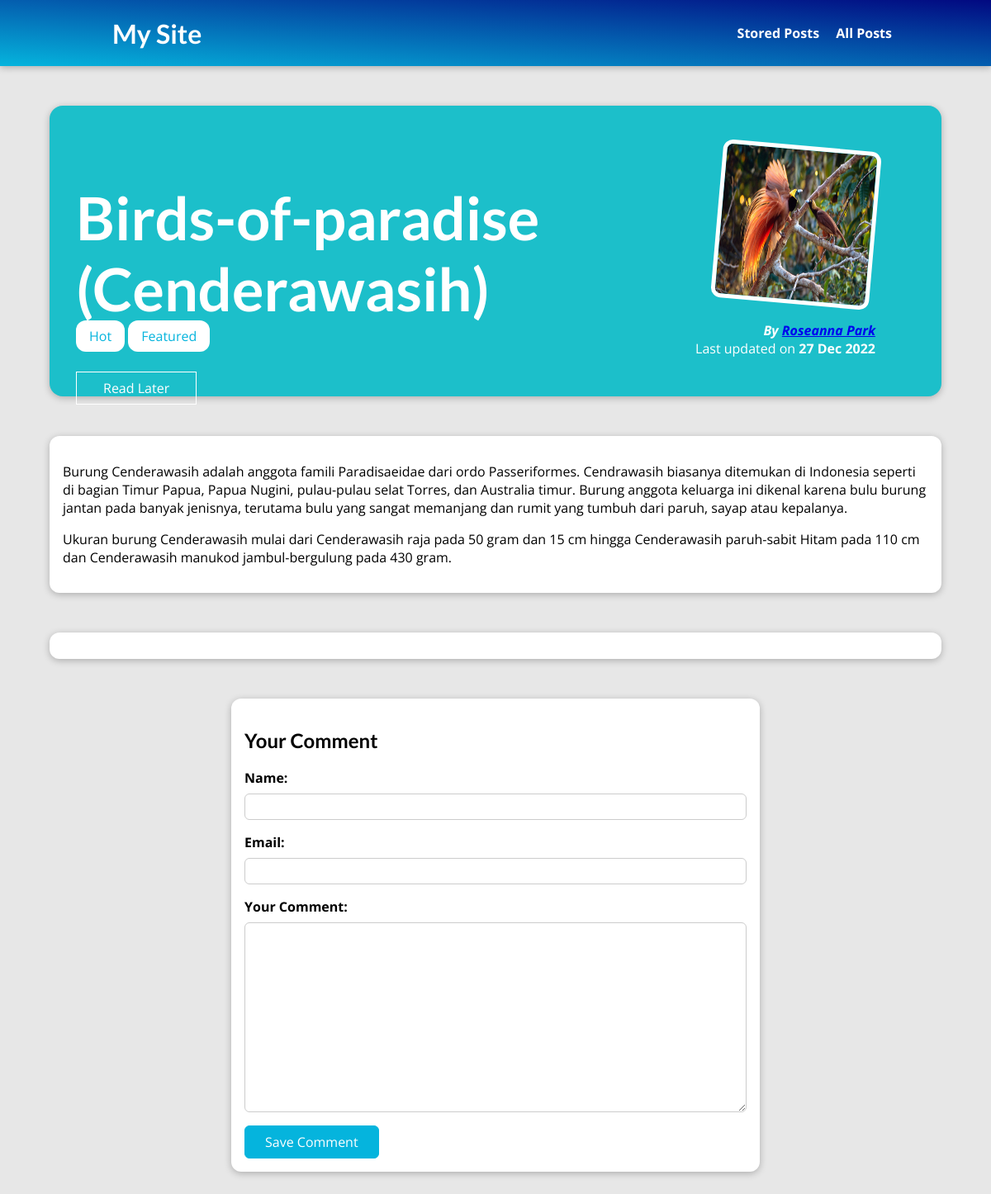
/post/birds-of-paradise-cenderawasih, run on the app's committed database.
### new_blog/models.py (models this page shows, shortened)
class Post(models.Model):
    title = models.CharField(max_length=150)
    excerpt = models.CharField(max_length=200)
    image = models.ImageField(upload_to="posts", null=True)
    date = models.DateField(auto_now=True)
    slug = models.SlugField(unique=True, db_index=True)
    content = models.TextField(validators=[MinLengthValidator(10)])
    author = models.ForeignKey(Author, on_delete=models.SET_NULL, null=True, related_name="posts")
    tags = models.ManyToManyField(Tag)

class Tag(models.Model):
    caption = models.CharField(max_length=20)

class Author(models.Model):
    first_name = models.CharField(max_length=100)
    last_name = models.CharField(max_length=100)
    email_address = models.EmailField()
    def full_name(self):
        return f"{self.first_name} {self.last_name}"
    def __str__(self):
        return self.full_name()

### new_blog/views.py (the view, shortened to what this page needs)
# urls.py: path("post/<slug:slug>", views.SinglePostView.as_view(), name="post-detail-page"),  #post/my-first-post
class SinglePostView(DetailView):
    def is_stored_post(self, request, post_id):
        stored_posts = request.session.get("stored_posts")
        if stored_posts is not None:
            is_saved_for_later = post_id in stored_posts
        else:
            is_saved_for_later = False
        return is_saved_for_later
    def get(self, request, slug):
        post = Post.objects.get(slug=slug)
        context = {
            "post": post,
            "post_tags": post.tags.all(),
            "comment_form": CommentForm(),
            "comments": post.comments.all().order_by("-id"),
            "saved_for_later": self.is_stored_post(request, post.id)
        }
        return render(request, "new_blog/post_details.html", context)

### new_blog/forms.py
class CommentForm(forms.ModelForm):
    class Meta:
        model = Comment
        exclude = ["post"]
        labels = {
            "user_name": "Name",
            "user_email": "Email",
            "text": "Your Comment"
        }

### new_blog/templates/new_blog/post_details.html (shortened to what this page needs)
{% extends "base.html" %}
{% load static %}
{% block css_files %}
    <link rel="stylesheet" href="{% static "new_blog/post_details.css" %}" />
{% endblock %}
{% block content %}
    <section id="summary">
        <h2>{{ post.title }}</h2>
        <div>
            {% for tag in post_tags %}
                <span class="tag">{{ tag.caption }}</span>
            {% endfor %}
        </div>
        <div id="read-later">
            <form action="{% url "read-later" %}" method="POST">
                <button>
                    {% if saved_for_later %}
                        Remove from "Read Later" List
                    {% else %}
                        Read Later
                    {% endif %}
                </button>
            </form>
        </div>
        <article>
            <img src="{{ post.image.url}}" alt="{{ post.title }}" />
            <address>By <a href="mailto:{{ post.author.email_address }}">{{ post.author }}</a></address>
            <div>
                Last updated on <time>{{ post.date|date:"d M Y" }}</time>
            </div>
        </article>
    </section>
    <main>
        {{ post.content|linebreaks }}
    </main>
    <section id="comments">
    </section>
    <section id="comment-form">
        <h2>Your Comment</h2>
        <form action="{% url "post-detail-page" post.slug %}" method="POST">
            {% for form_field in comment_form %}
            <div class="form-control"{% if form_field.errors %}invalid{% endif %}>
                {{ form_field.label_tag }}
                {{ form_field }}
            </div>
            {% endfor %}
            <button>Save Comment</button>
        </form>
    </section>
{% endblock %}

### templates/base.html (shortened to what this page needs)
{% load static %}
<!DOCTYPE html>
<html lang="en">
<head>
    <link rel="stylesheet" href="{% static "app.css" %}">
    {% block css_files %}{% endblock %}
</head>
<body>
    <header id="main-navigation">
        <h1><a href="{% url "starting-page" %}">My Site</a></h1>
        <nav>
            <a href="{% url "read-later" %}">Stored Posts</a>
            <a href="{% url "posts-page" %}">All Posts</a>
        </nav>
    </header>
    {% block content %}
    {% endblock %}
</body>
</html>

### static/app.css (style rules this page uses)
* { box-sizing: border-box; }
html { font-family: 'Open Sans', 'Lato', sans-serif; }
body { margin: 0; }
h1, h2, h3 { font-family: 'Lato', sans-serif; font-weight: bold; }
#main-navigation { width: 100%; height: 5rem; display: flex; justify-content: space-between; align-items: center; padding: 0 10%; position: absolute; top: 0; left: 0; }
#main-navigation a { text-decoration: none; color: white; font-weight: bold; margin-left: 1rem; }

### new_blog/static/new_blog/post_details.css (style rules this page uses)
body { background-color: #e7e7e7; }
#main-navigation { background: linear-gradient(to right top, #05b4dd, #020981); box-shadow: 0 2px 8px rgba(0, 0, 0, 0.25); }
#summary { margin: 8rem auto 3rem auto; padding: 2rem; width: 90%; max-width: 90rem; border-radius: 16px; background-color: #1cbfca; position: relative; box-shadow: 0 2px 8px rgba(0, 0, 0, 0.25); height: 22rem; }
#summary h2 { color: white; font-size: 4.5rem; margin-bottom: 0.25rem; }
#summary article { position: absolute; top: 2rem; right: 3rem; padding: 1rem 2rem; border-radius: 12px; text-align: right; color: white; }
#summary article img { width: 12rem; height: 12rem; border-radius: 12px; transform: rotateZ(5deg); border: 5px solid white; margin-bottom: 1rem; }
#summary address { font-weight: bold; }
#summary time { font-weight: bold; }
#read-later { margin: 2rem 0; }
#read-later button { background-color: transparent; border: 1px solid white; padding: 0.5rem 2rem; font: inherit; color: white; cursor: pointer; }
main { width: 90%; max-width: 90rem; margin: 3rem auto; background-color: white; padding: 1rem; border-radius: 12px; box-shadow: 0 2px 8px rgba(0, 0, 0, 0.25); }
.tag { background-color: white; color: #05b4dd; padding: 0.5rem 1rem; border-radius: 12px; }
#comment-form { margin: 3rem auto; width: 90%; max-width: 40rem; border-radius: 12px; background-color: white; box-shadow: 0 2px 8px rgba(0, 0, 0, 0.25); padding: 1rem; }
#comment-form button { font: inherit; background-color: #05b4dd; color: white; border: 1px solid #05b4dd; padding: 0.5rem 1.5rem; border-radius: 6px; cursor: pointer; }
.form-control { margin-bottom: 1rem; }
.form-control label { font-weight: bold; margin-bottom: 0.5rem; display: block; }
.form-control input, .form-control textarea { display: block; width: 100%; font: inherit; padding: 0.25rem; border-radius: 6px; border: 1px solid #ccc; }
#comments { margin: 3rem auto; width: 90%; max-width: 90rem; border-radius: 12px; background-color: white; box-shadow: 0 2px 8px rgba(0, 0, 0, 0.25); padding: 1rem 2rem; }

### data on the page
Post: title "Birds-of-paradise (Cenderawasih)", image (picture), author "Roseanna Park", date "27 Dec 2022", content "Burung Cenderawasih adalah anggota famili Paradisaeidae dari ordo Passeriformes. Cendrawasih biasanya ditemukan di Indonesia seperti di bagian Timur Papua, Papua Nugini, pulau-pulau selat Torres, dan Australia timur. Burung anggota keluarga ini dikenal karena bulu burung jantan pada banyak jenisnya, terutama bulu yang sangat memanjang dan rumit yang tumbuh dari paruh, sayap atau kepalanya. Ukuran burung Cenderawasih mulai dari Cenderawasih raja pada 50 gram dan 15 cm hingga Cenderawasih paruh-sabit Hitam pada 110 cm dan Cenderawasih manukod jambul-bergulung pada 430 gram."
Tag: caption "Hot"
Tag: caption "Featured"
